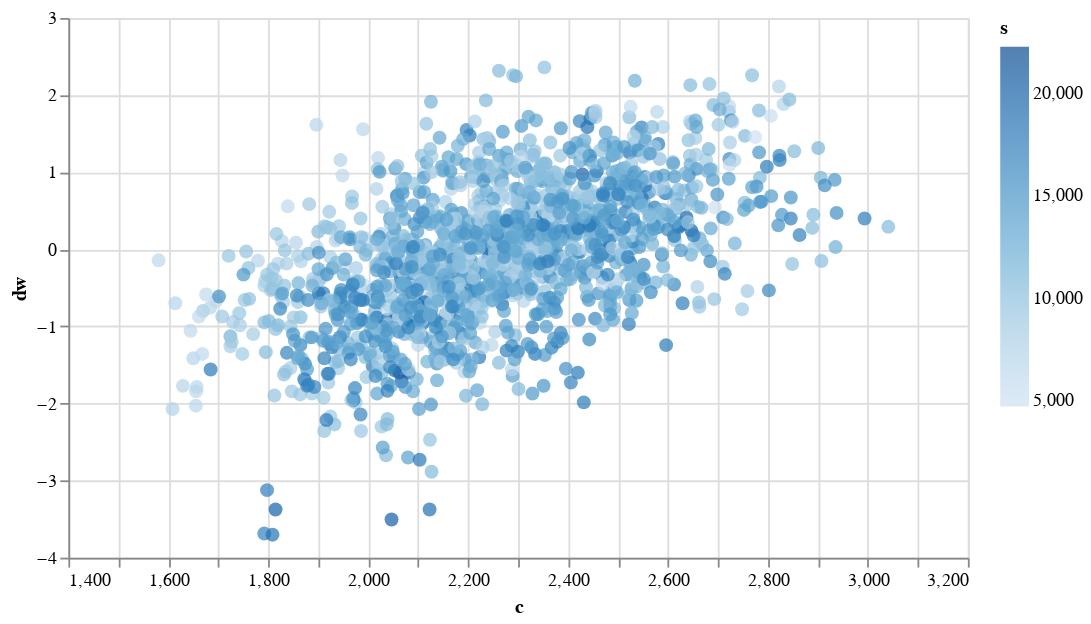

Here is the notebook cell this chart was saved with:
### Code cell
alt.Chart(data_df).mark_circle(size=60).encode(
    x=alt.X('c',
        scale=alt.Scale(domain=(1400, 3200))
    ), 
    y=alt.X('dw',
        scale=alt.Scale(domain=(-4, 3))
    ),    
    color='s',
    tooltip=['date', 'w', 'c', 's']
).properties(
    width=500,
    height=300
).interactive()

### Figure 1 — Vega-Lite specification as saved in the notebook (floating-point values rounded to 4 significant figures; data arrays with more than 128 entries replaced by an {"elided": "..."} marker saying what was removed)
{"config": {"view": {"continuousWidth": 400, "continuousHeight": 300}}, "data": {"name": "data-fa884d3aa7a1d696b3ba36a65341535a"}, "mark": {"type": "circle", "size": 60}, "encoding": {"color": {"type": "quantitative", "field": "s"}, "tooltip": [{"type": "temporal", "field": "date"}, {"type": "quantitative", "field": "w"}, {"type": "quantitative", "field": "c"}, {"type": "quantitative", "field": "s"}], "x": {"type": "quantitative", "field": "c", "scale": {"domain": [1400, 3200]}}, "y": {"type": "quantitative", "field": "dw", "scale": {"domain": [-4, 3]}}}, "height": 300, "selection": {"selector079": {"type": "interval", "bind": "scales", "encodings": ["x", "y"]}}, "width": 500, "$schema": "https://vega.github.io/schema/vega-lite/v4.0.2.json", "datasets": {"data-fa884d3aa7a1d696b3ba36a65341535a": {"elided": "1595 records"}}}
